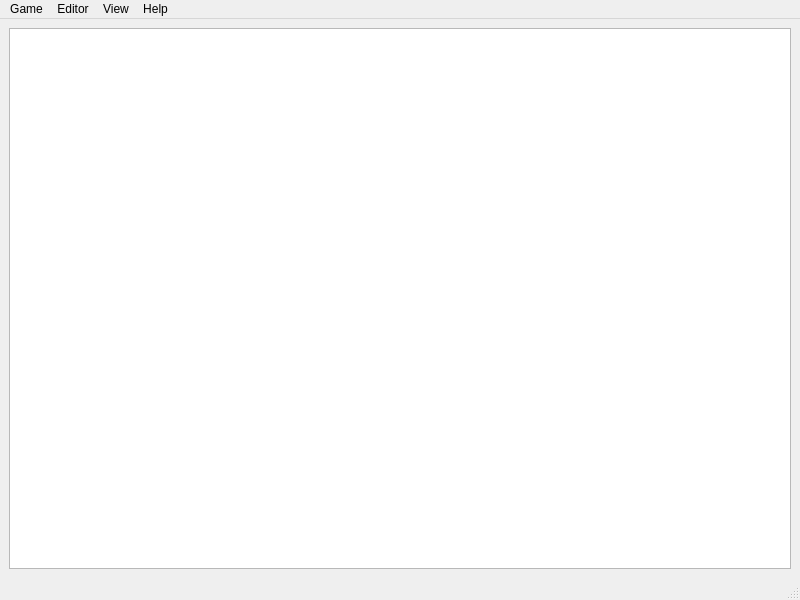
<?xml version="1.0" encoding="UTF-8"?>
<ui version="4.0">
 <class>GameWindow</class>
 <widget class="QMainWindow" name="GameWindow">
  <property name="geometry">
   <rect>
    <x>0</x>
    <y>0</y>
    <width>800</width>
    <height>600</height>
   </rect>
  </property>
  <property name="windowTitle">
   <string>MainWindow</string>
  </property>
  <widget class="QWidget" name="centralwidget">
   <layout class="QVBoxLayout" name="verticalLayout">
    <item>
     <widget class="SvgResizingView" name="gameView"/>
    </item>
   </layout>
  </widget>
  <widget class="QMenuBar" name="menubar">
   <property name="geometry">
    <rect>
     <x>0</x>
     <y>0</y>
     <width>800</width>
     <height>20</height>
    </rect>
   </property>
   <widget class="QMenu" name="menuView">
    <property name="title">
     <string>View</string>
    </property>
    <addaction name="actionFullscreen"/>
   </widget>
   <widget class="QMenu" name="menuHelp">
    <property name="title">
     <string>Help</string>
    </property>
    <addaction name="actionHelp"/>
   </widget>
   <widget class="QMenu" name="menuGame">
    <property name="title">
     <string>Game</string>
    </property>
    <addaction name="actionStartMap"/>
    <addaction name="actionStartCampaign"/>
    <addaction name="separator"/>
    <addaction name="actionSaveGame"/>
    <addaction name="separator"/>
    <addaction name="actionQuit"/>
   </widget>
   <widget class="QMenu" name="menuEditor">
    <property name="title">
     <string>Editor</string>
    </property>
    <addaction name="actionCreateMap"/>
    <addaction name="actionEditMap"/>
    <addaction name="actionStartTestGame"/>
    <addaction name="actionStopTestGame"/>
    <addaction name="separator"/>
    <addaction name="actionSaveEditor"/>
   </widget>
   <addaction name="menuGame"/>
   <addaction name="menuEditor"/>
   <addaction name="menuView"/>
   <addaction name="menuHelp"/>
  </widget>
  <widget class="QStatusBar" name="statusbar"/>
  <action name="actionFullscreen">
   <property name="text">
    <string>Fullscreen</string>
   </property>
   <property name="shortcut">
    <string>F11</string>
   </property>
  </action>
  <action name="actionSaveGame">
   <property name="text">
    <string>Save as</string>
   </property>
   <property name="shortcut">
    <string>Ctrl+S</string>
   </property>
  </action>
  <action name="actionStartMap">
   <property name="text">
    <string>Start Skirmish</string>
   </property>
   <property name="shortcut">
    <string>Ctrl+O</string>
   </property>
  </action>
  <action name="actionStartCampaign">
   <property name="text">
    <string>Start Campaign</string>
   </property>
  </action>
  <action name="actionQuit">
   <property name="text">
    <string>Quit</string>
   </property>
  </action>
  <action name="actionStartMapEditor">
   <property name="text">
    <string>Start Map Editor</string>
   </property>
  </action>
  <action name="actionCreateMap">
   <property name="text">
    <string>Create Map</string>
   </property>
  </action>
  <action name="actionEditMap">
   <property name="text">
    <string>Edit Map</string>
   </property>
  </action>
  <action name="actionStartTestGame">
   <property name="text">
    <string>Start Test Game</string>
   </property>
  </action>
  <action name="actionStopTestGame">
   <property name="text">
    <string>Stop Test Game</string>
   </property>
  </action>
  <action name="actionHelp">
   <property name="text">
    <string>Help</string>
   </property>
   <property name="shortcut">
    <string>F1</string>
   </property>
  </action>
  <action name="actionSaveEditor">
   <property name="text">
    <string>Save as</string>
   </property>
   <property name="shortcut">
    <string>Ctrl+S</string>
   </property>
  </action>
 </widget>
 <customwidgets>
  <customwidget>
   <class>SvgResizingView</class>
   <extends>QGraphicsView</extends>
   <header>core/svgresizingview.h</header>
  </customwidget>
 </customwidgets>
 <resources/>
 <connections/>
</ui>
